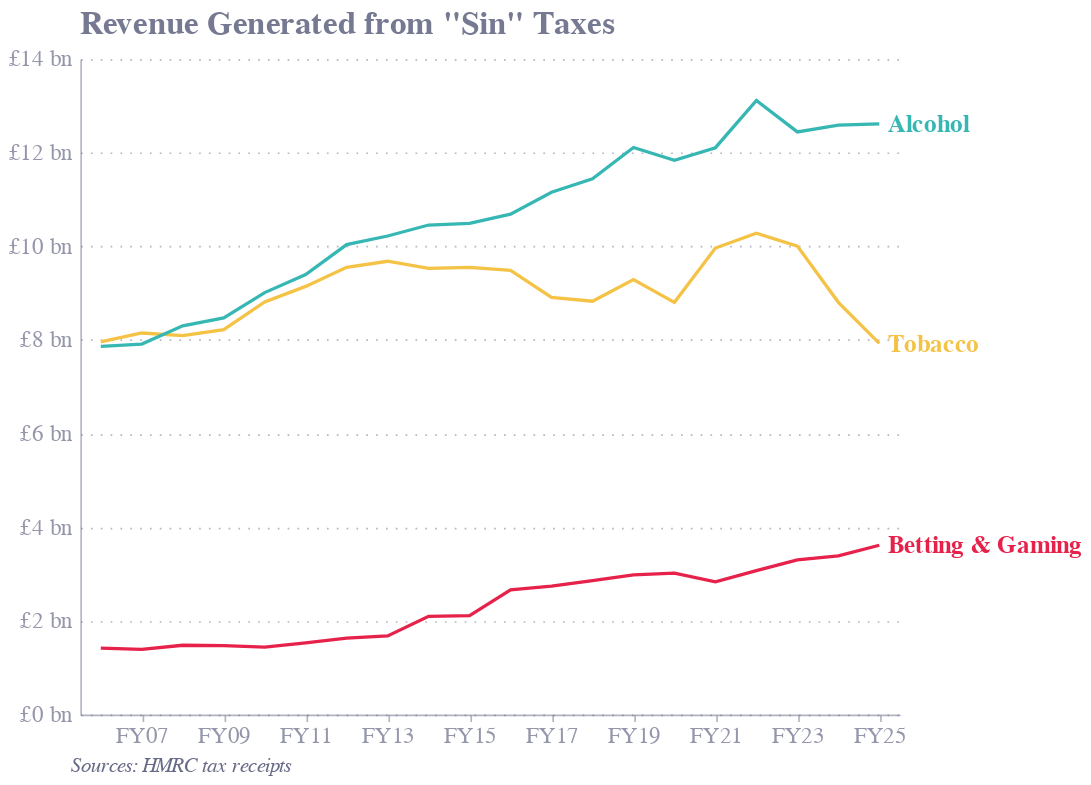

The code cell stored with this chart in its notebook:
### Code cell
# 2. Find last year for each Type
last_points = sins_cum_s_melt.loc[sins_cum_s_melt.groupby('Tax')['Year'].idxmax()]

lines = alt.Chart(sins_cum_s_melt).mark_line().encode(
    x=alt.X('Year:O', axis=alt.Axis(
        labelAngle=0,
        labelFontSize=14,
        values=['FY07', 'FY09', 'FY11', 'FY13', 'FY15', 'FY17', 'FY19', 'FY21', 'FY23', 'FY25']  # Specify exact years
    )),
    y=alt.Y('Revenue (£m):Q',axis=alt.Axis(format=',.0f', labelFontSize=14, labelExpr='"£" + datum.value / 1000 + " bn"')),
    color=alt.Color('Tax:N', legend=None),
    tooltip=['Year', 'Tax', 'Revenue (£m)']
).properties(
    height=400,
    width=600,
)

# 4. Add text labels at the end
text = alt.Chart(last_points).mark_text(
    align='left',
    dx=5,
    fontWeight='bold',
    fontSize=15
).encode(
    x=alt.X('Year:N'),
    y=alt.Y('Revenue (£m):Q'),
    text='Tax',
    color=alt.Color('Tax:N', legend=None)
)

footnote = alt.Chart(pd.DataFrame({'text': [
    "Sources: HMRC tax receipts"
]})).mark_text(
    align='left',
    baseline='top',
    fontSize=13,
    fontStyle='italic',
    dy=225,
    x=-12.5
).encode(
    text='text'
)

# 5. Combine and display
chart = (lines + text + footnote).properties(title= 'Revenue Generated from "Sin" Taxes', width=500).configure_title(
    fontSize=20  # Increase title font size here
)
chart

### Figure 1 — Vega-Lite specification as saved in the notebook (floating-point values rounded to 4 significant figures)
{"config": {"font": "Circular Std", "text": {"color": "#676A86", "align": "left", "baseline": "middle", "dx": 7, "dy": 0, "fontSize": 11}, "view": {"stroke": null, "continuousWidth": 400, "continuousHeight": 300, "discreteWidth": 400, "discreteHeight": 300}, "range": {"category": ["#36B7B4", "#E6224B", "#F4C245", "#0063AF", "#00A767", "#179FDB", "#EB5C2E"], "diverging": ["#E6224B", "#E54753", "#C9C9C9", "#179FDB", "#122B39"], "heatmap": ["#C9C9C9", "#179FDB", "#0063AF", "#122B39"], "ordinal": ["#00A767", "#36B7B4", "#179FDB", "#0063AF", "#243B5A"]}, "bar": {"color": "#179fdb"}, "line": {"color": "#e6224b"}, "rule": {"color": "#676A86"}, "area": {"opacity": 0.3}, "point": {"filled": true, "size": 80, "color": "#e6224b", "opacity": 0.95}, "geoshape": {"stroke": "white", "strokeWidth": 0.3}, "rect": {"fill": "#d6d4d4", "opacity": 0.3}, "axis": {"labelColor": "#676A86", "labelFontSize": 11, "labelFont": "Circular Std", "labelOpacity": 0.7, "tickColor": "#676A86", "tickOpacity": 0.5, "domainColor": "#676A86", "domainOpacity": 0.5, "gridColor": "#676A86", "gridDash": [2, 2], "gridOpacity": 0.5, "title": null, "titleColor": "#676A86", "titleOpacity": 0.8, "tickSize": 4}, "axisXDiscrete": {"grid": false, "labelAngle": 0, "tickCount": 10, "tickOpacity": 0.5, "title": null}, "axisYDiscrete": {"ticks": false, "labelPadding": 5}, "axisXTemporal": {"grid": false, "ticks": true}, "axisXQuantitative": {"grid": true}, "axisYQuantitative": {"gridColor": "#676A86", "gridDash": [1, 5], "gridOpacity": 0.5, "ticks": false, "labelPadding": 5, "tickCount": 8, "titleAngle": 0, "titleAlign": "left", "titleBaseline": "bottom", "titleX": 0, "titleY": -5}, "title": {"color": "#676A86E6", "subtitleColor": "#676A86", "font": "Circular Std", "subtitleFont": "Circular Std", "anchor": "start", "fontSize": 20, "subtitleFontSize": 12, "subtitlePadding": 4, "offset": 0, "frame": "group"}, "legend": {"titleColor": "#122b39", "title": null, "labelColor": "#122b39", "labelFontSize": 11}}, "layer": [{"data": {"name": "data-60d92a08a6ba88f705acbec554f9159e"}, "mark": {"type": "line"}, "encoding": {"color": {"field": "Tax", "legend": null, "type": "nominal"}, "tooltip": [{"field": "Year", "type": "nominal"}, {"field": "Tax", "type": "nominal"}, {"field": "Revenue (£m)", "type": "quantitative"}], "x": {"axis": {"labelAngle": 0, "labelFontSize": 14, "values": ["FY07", "FY09", "FY11", "FY13", "FY15", "FY17", "FY19", "FY21", "FY23", "FY25"]}, "field": "Year", "type": "ordinal"}, "y": {"axis": {"format": ",.0f", "labelExpr": "\"£\" + datum.value / 1000 + \" bn\"", "labelFontSize": 14}, "field": "Revenue (£m)", "type": "quantitative"}}}, {"data": {"name": "data-cc17b349d979e30852335d930a978c08"}, "mark": {"type": "text", "align": "left", "dx": 5, "fontSize": 15, "fontWeight": "bold"}, "encoding": {"color": {"field": "Tax", "legend": null, "type": "nominal"}, "text": {"field": "Tax", "type": "nominal"}, "x": {"field": "Year", "type": "nominal"}, "y": {"field": "Revenue (£m)", "type": "quantitative"}}}, {"data": {"name": "data-bca75aae0b43a6a7d29b33b5ffbffc2e"}, "mark": {"type": "text", "align": "left", "baseline": "top", "dy": 225, "fontSize": 13, "fontStyle": "italic", "x": -12.5}, "encoding": {"text": {"field": "text", "type": "nominal"}}}], "height": 400, "title": "Revenue Generated from \"Sin\" Taxes", "width": 500, "$schema": "https://vega.github.io/schema/vega-lite/v5.20.1.json", "datasets": {"data-60d92a08a6ba88f705acbec554f9159e": [{"Year": "FY06", "Tax": "Tobacco", "Revenue (£m)": 7959.0}, {"Year": "FY07", "Tax": "Tobacco", "Revenue (£m)": 8149.0}, {"Year": "FY08", "Tax": "Tobacco", "Revenue (£m)": 8094.0}, {"Year": "FY09", "Tax": "Tobacco", "Revenue (£m)": 8219.0}, {"Year": "FY10", "Tax": "Tobacco", "Revenue (£m)": 8813.0}, {"Year": "FY11", "Tax": "Tobacco", "Revenue (£m)": 9144.0}, {"Year": "FY12", "Tax": "Tobacco", "Revenue (£m)": 9551.0}, {"Year": "FY13", "Tax": "Tobacco", "Revenue (£m)": 9681.0}, {"Year": "FY14", "Tax": "Tobacco", "Revenue (£m)": 9531.0}, {"Year": "FY15", "Tax": "Tobacco", "Revenue (£m)": 9548.0}, {"Year": "FY16", "Tax": "Tobacco", "Revenue (£m)": 9485.0}, {"Year": "FY17", "Tax": "Tobacco", "Revenue (£m)": 8909.0}, {"Year": "FY18", "Tax": "Tobacco", "Revenue (£m)": 8827.0}, {"Year": "FY19", "Tax": "Tobacco", "Revenue (£m)": 9290.0}, {"Year": "FY20", "Tax": "Tobacco", "Revenue (£m)": 8804.0}, {"Year": "FY21", "Tax": "Tobacco", "Revenue (£m)": 9964.0}, {"Year": "FY22", "Tax": "Tobacco", "Revenue (£m)": 10280.0}, {"Year": "FY23", "Tax": "Tobacco", "Revenue (£m)": 10000.0}, {"Year": "FY24", "Tax": "Tobacco", "Revenue (£m)": 8804.0}, {"Year": "FY25", "Tax": "Tobacco", "Revenue (£m)": 7927.0}, {"Year": "FY06", "Tax": "Alcohol", "Revenue (£m)": 7861.0}, {"Year": "FY07", "Tax": "Alcohol", "Revenue (£m)": 7913.0}, {"Year": "FY08", "Tax": "Alcohol", "Revenue (£m)": 8302.0}, {"Year": "FY09", "Tax": "Alcohol", "Revenue (£m)": 8470.0}, {"Year": "FY10", "Tax": "Alcohol", "Revenue (£m)": 9012.0}, {"Year": "FY11", "Tax": "Alcohol", "Revenue (£m)": 9396.0}, {"Year": "FY12", "Tax": "Alcohol", "Revenue (£m)": 10040.0}, {"Year": "FY13", "Tax": "Alcohol", "Revenue (£m)": 10220.0}, {"Year": "FY14", "Tax": "Alcohol", "Revenue (£m)": 10460.0}, {"Year": "FY15", "Tax": "Alcohol", "Revenue (£m)": 10490.0}, {"Year": "FY16", "Tax": "Alcohol", "Revenue (£m)": 10690.0}, {"Year": "FY17", "Tax": "Alcohol", "Revenue (£m)": 11160.0}, {"Year": "FY18", "Tax": "Alcohol", "Revenue (£m)": 11440.0}, {"Year": "FY19", "Tax": "Alcohol", "Revenue (£m)": 12110.0}, {"Year": "FY20", "Tax": "Alcohol", "Revenue (£m)": 11840.0}, {"Year": "FY21", "Tax": "Alcohol", "Revenue (£m)": 12110.0}, {"Year": "FY22", "Tax": "Alcohol", "Revenue (£m)": 13120.0}, {"Year": "FY23", "Tax": "Alcohol", "Revenue (£m)": 12440.0}, {"Year": "FY24", "Tax": "Alcohol", "Revenue (£m)": 12590.0}, {"Year": "FY25", "Tax": "Alcohol", "Revenue (£m)": 12620.0}, {"Year": "FY06", "Tax": "Betting & Gaming", "Revenue (£m)": 1421.0}, {"Year": "FY07", "Tax": "Betting & Gaming", "Revenue (£m)": 1391.0}, {"Year": "FY08", "Tax": "Betting & Gaming", "Revenue (£m)": 1481.0}, {"Year": "FY09", "Tax": "Betting & Gaming", "Revenue (£m)": 1474.0}, {"Year": "FY10", "Tax": "Betting & Gaming", "Revenue (£m)": 1439.0}, {"Year": "FY11", "Tax": "Betting & Gaming", "Revenue (£m)": 1533.0}, {"Year": "FY12", "Tax": "Betting & Gaming", "Revenue (£m)": 1633.0}, {"Year": "FY13", "Tax": "Betting & Gaming", "Revenue (£m)": 1680.0}, {"Year": "FY14", "Tax": "Betting & Gaming", "Revenue (£m)": 2098.0}, {"Year": "FY15", "Tax": "Betting & Gaming", "Revenue (£m)": 2116.0}, {"Year": "FY16", "Tax": "Betting & Gaming", "Revenue (£m)": 2666.0}, {"Year": "FY17", "Tax": "Betting & Gaming", "Revenue (£m)": 2742.0}, {"Year": "FY18", "Tax": "Betting & Gaming", "Revenue (£m)": 2860.0}, {"Year": "FY19", "Tax": "Betting & Gaming", "Revenue (£m)": 2985.0}, {"Year": "FY20", "Tax": "Betting & Gaming", "Revenue (£m)": 3019.0}, {"Year": "FY21", "Tax": "Betting & Gaming", "Revenue (£m)": 2837.0}, {"Year": "FY22", "Tax": "Betting & Gaming", "Revenue (£m)": 3074.0}, {"Year": "FY23", "Tax": "Betting & Gaming", "Revenue (£m)": 3303.0}, {"Year": "FY24", "Tax": "Betting & Gaming", "Revenue (£m)": 3389.0}, {"Year": "FY25", "Tax": "Betting & Gaming", "Revenue (£m)": 3616.0}], "data-cc17b349d979e30852335d930a978c08": [{"Year": "FY25", "Tax": "Alcohol", "Revenue (£m)": 12620.0}, {"Year": "FY25", "Tax": "Betting & Gaming", "Revenue (£m)": 3616.0}, {"Year": "FY25", "Tax": "Tobacco", "Revenue (£m)": 7927.0}], "data-bca75aae0b43a6a7d29b33b5ffbffc2e": [{"text": "Sources: HMRC tax receipts"}]}}
